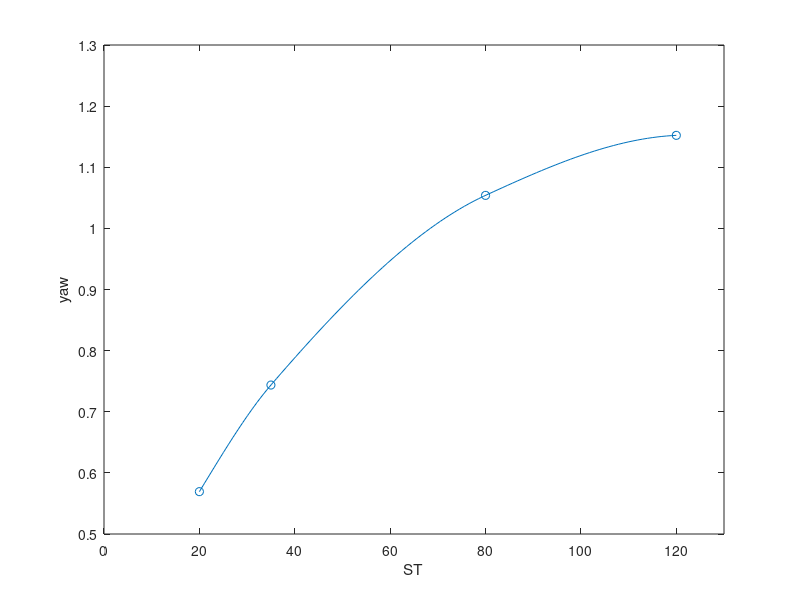
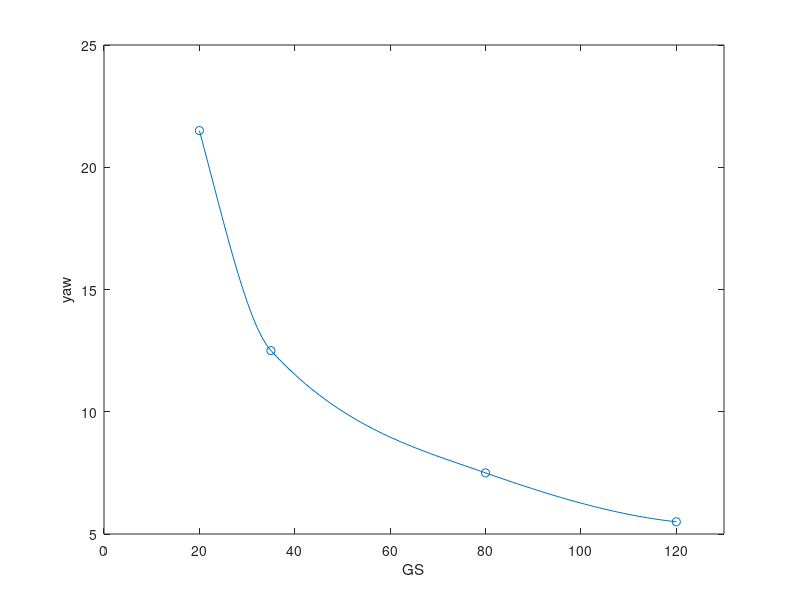
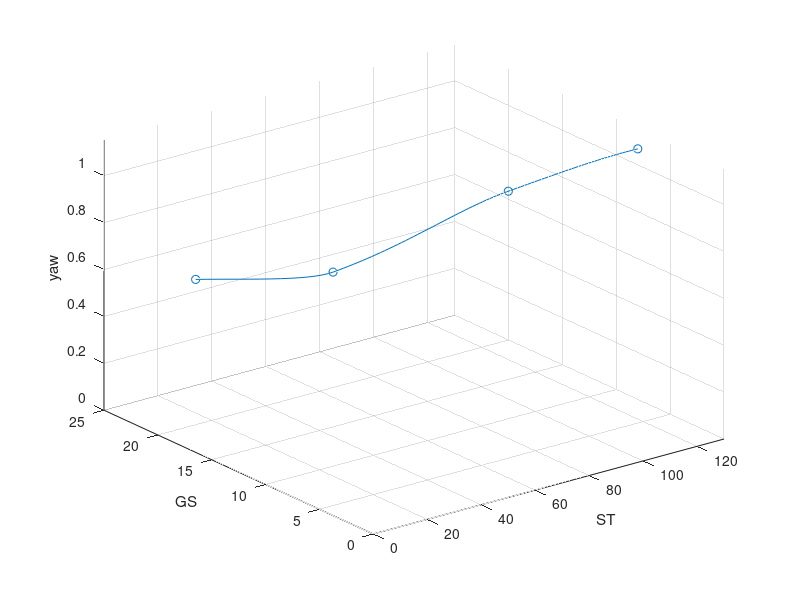
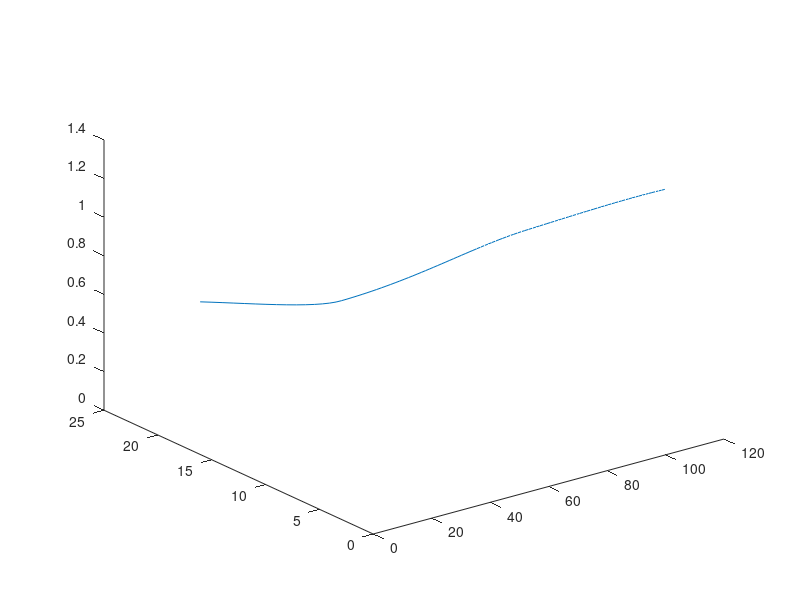

Source code (MATLAB) for these figures, in order: (Note: this script raises an error after producing the figures.)
% x = ST
% y = GS
% z = yaw

%% Params
ST_max = 130;
GS_max = 25;

%% pick 4 points
p1 = [20 21.5 0.5693];
p2 = [35 12.5 .7437];
p3 = [80 7.5 1.054];
p4 = [120 5.5 1.1522];
cpts = [p1; p2; p3; p4];
pf = cpts(end, :);

%% curve fit
% curve fit z=f(x)
zfx = @(x) (interp1(cpts(:,1), cpts(:,3), x, "pchip"));
% curve fit y = f(x)
yfx = @(x) (interp1(cpts(:,1), cpts(:,2), x, "pchip"));
% invert curve fit y = f(x) to get x = f(y);
function x = xfy_func(y, cpts, yfx)
    p1 = cpts(1,:);
    pf = cpts(end,:);
    y = snip(y, pf(2), p1(2));
    x = fzero(@(x)(yfx(x)-y), [p1(1), pf(1)]);
end
xfy = @(yarr) (arrayfun(@(y) (xfy_func(y, cpts, yfx)), yarr));


% plotting
xcurve = linspace(p1(1),pf(1),100);
zcurve = zfx(xcurve);
ycurve = yfx(xcurve);

figure(3)
hold off 
plot(xcurve, zcurve);
hold on
scatter(cpts(:,1), cpts(:,3))
xlim([0, ST_max])
xlabel("ST")
ylabel("yaw")

figure(4)
hold off 
plot(xcurve, ycurve);
hold on
scatter(cpts(:,1), cpts(:,2))
xlim([0, ST_max])
xlabel("GS")
ylabel("yaw")

figure(5)
hold off
plot3(xcurve, ycurve, zcurve)
hold on
scatter3(cpts(:,1), cpts(:,2), cpts(:,3))
xlim([0, ST_max])
ylim([0, GS_max])
zlim([0, inf])
xlabel("ST")
ylabel("GS")
zlabel("yaw")
grid

%% traction region secant lines in x and y
% secant from x to curve
function a = afx_func(x, cpts, yfx, zfx)
    p1 = cpts(1,:);
    if x >= p1(1)
        a = zfx(x) / yfx(x);
    else
        a =interp1([0,p1(1)], [0, zfx(p1(1)) ./ yfx(p1(1))], x);
    end
end
afx = @(xarr)( arrayfun(@(x)(afx_func(x, cpts, yfx, zfx)), xarr) );

% secant from y to curve
function b = bfy_func(y, cpts, xfy, zfx)
    pf = cpts(end, :);
    if y >= pf(2)
        b = zfx(xfy(y)) ./ xfy(y);
    else
        b = interp1([0,pf(2)], [0, zfx(pf(1)) / xfy(pf(2))], y);
    end
end
bfy = @(yarr)( arrayfun(@(y)(bfy_func(y, p4, xfy, zfx)), yarr) );


% plot test
[xf,  yf] = meshgrid(linspace(0, ST_max, 27), linspace(0, GS_max, 51));
outside1 = yf > yfx(xf);
zavg = @(x,y)( ((afx(x).*y)+(bfy(y).*x)) / 2 );

% hold off
% surf(x1, y1, z1, FaceAlpha=.5);
% hold on
% surf(x1, y1, z2, FaceAlpha=.5);
figure(6)
hold off
plot3(xcurve, ycurve, zcurve, LineWidth=3, Color="red")
hold on
zavg_plot = zavg(xf, yf);
% zavg_plot(outside1) = NaN;
surf(xf, yf, zavg_plot)
xlabel("ST")
ylabel("GS")
zlabel("yaw")
xlim([0, ST_max])
ylim([0, GS_max])
zlim([0, 2])


%% High GS region
% z value along x where y = p1
hgsx = @(x) (interp1([0 p1(1), pf(1)], [0, p1(3), .75*p1(3)], x));
hgsxy = @(x, y) (interp1([GS_max, p1(2)], [0, hgsx(x)], y, "linear", "extrap"));
zhgs = arrayfun(hgsxy, xf, yf);

% plotting
figure(7)
surf(xf, yf, zhgs)
xlabel("ST")
ylabel("GS")
zlabel("yaw")
xlim([0, ST_max])
ylim([0, GS_max])
zlim([0, 2])

%% Loss of traction region
function z = notr_func(x, y, hgsx, yfx, zfx, p1)
    if p1(1) >= x
        z = p1(3);
    else
        z = interp1([p1(2), yfx(x)], [hgsx(x), zfx(x)], y, "linear", "extrap");
    end
end

notr = @(x,y) (notr_func(x, y, hgsx, yfx, zfx, p1));
znotr = arrayfun(notr, xf, yf);

% plotting
% outside2 = y3 < yfx(x3);
% znotr(outside) = NaN;
figure(8)
surf(xf, yf, znotr)
xlabel("ST")
ylabel("GS")
zlabel("yaw")
xlim([0, ST_max])
ylim([0, GS_max])
zlim([0, 2])

%% Combine
figure(9)
hold off
surf(xf, yf, zavg_plot, FaceAlpha=.5)
hold on
surf(xf, yf, zhgs, FaceAlpha=.5)
surf(xf, yf, znotr, FaceAlpha=.5)

figure(10)
z_all = zeros([size(xf), 3]);
z_all(:,:,1) = zavg_plot;
z_all(:,:,2) = zhgs;
z_all(:,:,3) = znotr;
zplot_half = min(z_all, [], 3);
x_both = [-flip(xf,2), xf(:,2:end)];
y_both = [flip(yf,2), yf(:,2:end)];
zplot_full = [-flip(zplot_half, 2), zplot_half(:,2:end)];
surf(x_both, y_both, zplot_full)

%% error
figure(11)
load("tvs_25_yaw_table.mat")
[sg, vg] = meshgrid(s, v);
surf(sg, vg, yaw_table)

figure(12)
hold off
surf(sg, vg, yaw_table, FaceAlpha=.5)
hold on
surf(x_both, y_both, zplot_full, FaceAlpha=.5);

figure(13)
surf(x_both, y_both, zplot_full - yaw_table)


%% Output
ST_brkpt_yaw = xf(1,:);
GS_brkpt_yaw = yf(:,1);
yaw_table = zplot_half;
save("TV_26_yaw_table", "ST_brkpt_yaw","GS_brkpt_yaw","yaw_table")
